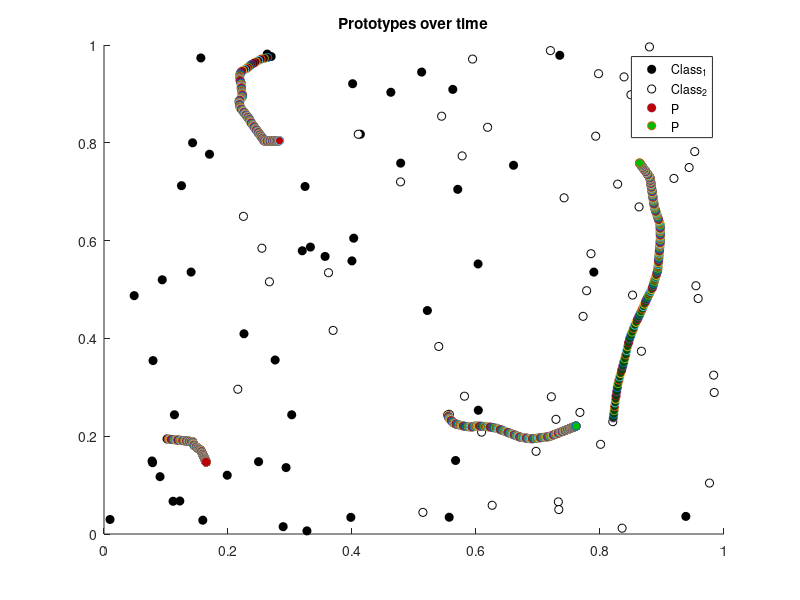
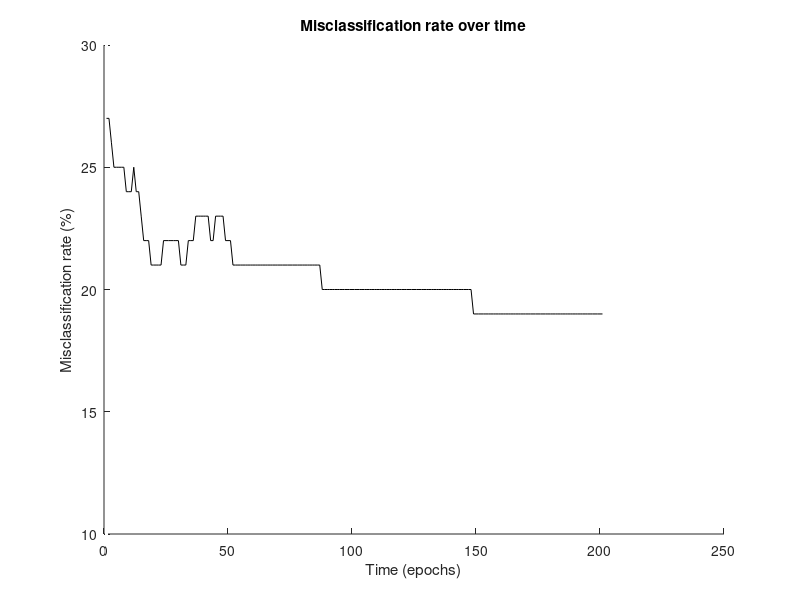

The MATLAB script that drew these images, in order:
% clear previous set data and close all figures
clear all;
close all;

%=========================== Initialisation ===========================%
% load data
d = load('data_lvq.mat');
d = d.w5_1;
[rows, cols] = size(d);
data = ones(rows, cols+1);
data(:, 1:cols) = d;
for i = 1:50  % add label to data
  data(i, cols+1) = 0;
end

t_max = 200;
learning_rate = 0.002;

% Initialise RNG
rng('default');

% initialise prototypes
NR_OF_CLASSES = 2;
K = 2; % prototypes per class

prototypes = zeros(NR_OF_CLASSES * K, cols+1);

temp_order_class_1 = randperm(50, K);
temp_order_class_2 = randperm(rows-50, K)+50;
for i = 1:K  % get K random data points per class to assign to prototypes
  prototypes(i, :) = data(temp_order_class_1(i), :);
  prototypes(i+K, :) = data(temp_order_class_2(i), :);
end

prototypes_over_time = zeros(t_max, NR_OF_CLASSES * K, cols+1);
E_over_time = zeros(t_max+1,1);

%========================= Actual computation =========================%

% Compute initial E
E_over_time(1) = 0;
for i = 1:rows
  winner = 1;
  winner_distance = intmax;
  
  for j = 1:NR_OF_CLASSES*K
    distance = pdist([prototypes(j, 1:2); data(i, 1:2)]);
    if distance < winner_distance
      winner_distance = distance;
      winner = j;
    end
  end
  
  E_over_time(1) = E_over_time(1) +  ...
      (prototypes(winner, cols+1) ~= data(i, cols+1));
end


% Permutations
for t = 1:t_max
  
  %  Shuffle data set and perform permutations
  for j = randperm(rows)
    example = data(j, :);
    
    % initialise winner
    winner = 1;
    winner_distance = intmax; % represents infinity
    
    % get closest prototype
    for k = 1:NR_OF_CLASSES * K % take rows
      prototype = prototypes(k, :);
      distance = pdist([example(1:cols); prototype(1:cols)]);
      if distance < winner_distance
        winner_distance = distance;
        winner = k;
      end
    end
    
    % update winner
    sign = 1;
    if prototypes(winner, cols+1) ~= example(cols+1)
      sign = -1;
    end
    
    prototypes(winner, 1:cols) = prototypes(winner, 1:cols) + ...
      sign * learning_rate * ...
      (example(1:cols) - prototypes(winner, 1:cols));
  end
  
  %Compute E
  E = 0;
  for i = 1:rows
    winner = 1;
    winner_distance = intmax;
    
    for j = 1:NR_OF_CLASSES*K
      distance = pdist([prototypes(j, 1:2); data(i, 1:2)]);
      if distance < winner_distance
        winner_distance = distance;
        winner = j;
      end
    end
    
    E = E + (prototypes(winner, cols+1) ~= data(i, cols+1));
  end
  
  % store prototypes and misclassification error for this iteration
  prototypes_over_time(t, :, :) = prototypes;
  E_over_time(t+1) = E;
end

% normalise and convert E_over_time to percentage
E_over_time = E_over_time./rows.*100;


%=============================== Plots ===============================%
figure; hold on;

plot(data(1:50, 1), data(1:50, 2), 'ko', 'MarkerFaceColor', [0 0 0], ...
  'DisplayName', 'Class_1');
plot(data(51:rows, 1), data(51:rows, 2), 'ko', ...
  'MarkerFaceColor', [1 1 1], 'DisplayName', 'Class_2');
i = 0;
for t = 1:t_max
  for c = 0:NR_OF_CLASSES-1
    for k = 0:K-1
      % Make sure only the final prototypes are used in the legend
      if t == t_max && k == K-1
        handle_visibility = 'on';
      else
        handle_visibility = 'off';
      end
      
      row_nr = c*K + k + 1;
      plot(prototypes_over_time(t, row_nr, 1), ...
        prototypes_over_time(t, row_nr, 2), 'o', 'MarkerFaceColor', ...
        %{
        Dynamically set gradient colour, depending on t and prototype class
        %}
        [(prototypes_over_time(t, row_nr,3) == 0) * (t/t_max/2 + .25), ...
         (prototypes_over_time(t, row_nr,3) ~= 0) * (t/t_max/2 + .25), ...
        0], 'HandleVisibility', handle_visibility, ...
        'DisplayName', strcat('P_', num2str(c+1))');
    end
  end
end
title('Prototypes over time');
lgd = legend('show');
hold off;

figure; hold on;
plot(1:t_max+1, E_over_time, 'k-');
plot(1, 10, 'w');  % Scaling for readibility purposes.
plot(1, 30, 'w');
xlabel('Time (epochs)');
ylabel('Misclassification rate (%)');
title('Misclassification rate over time');
hold off;